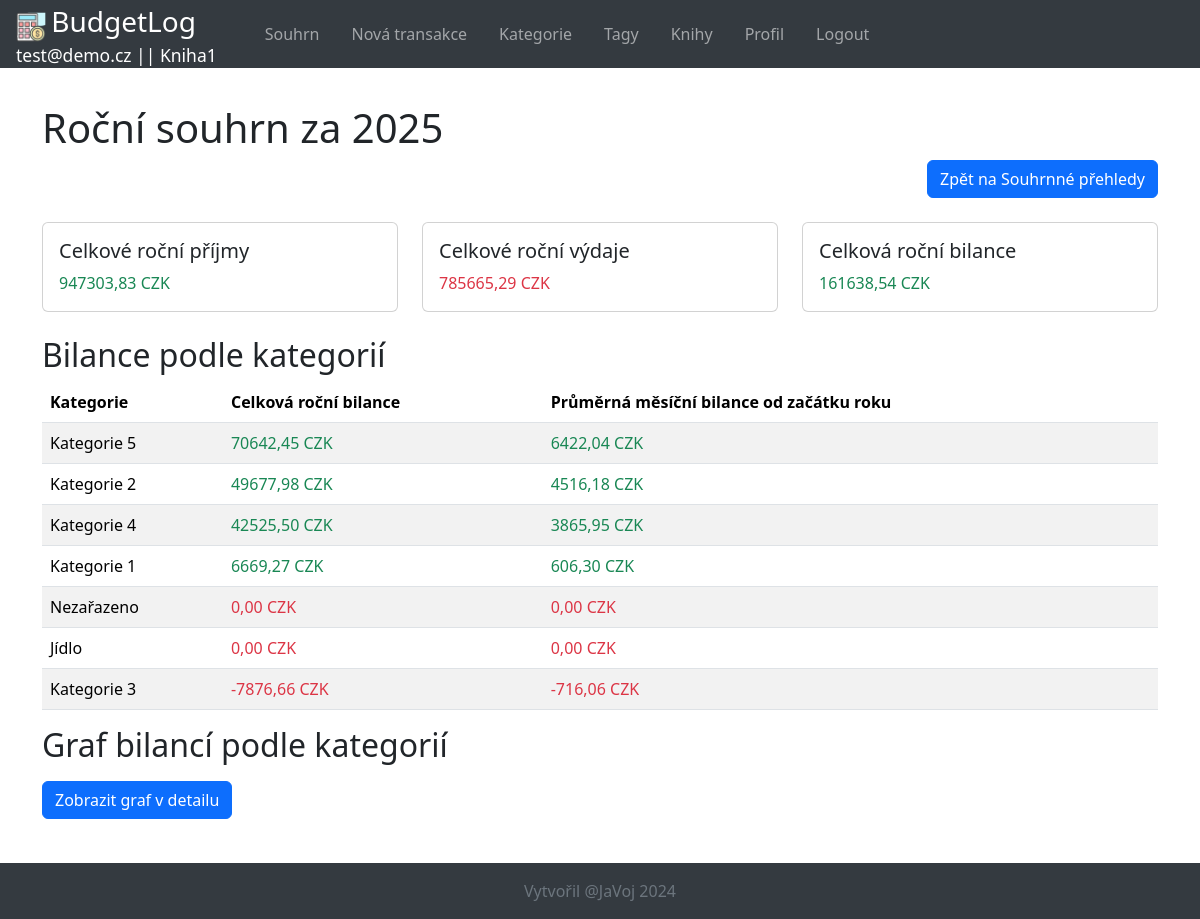
The app's page /dashboard/year/2025/ (signed in) with its own data.
### budgetlog/models.py (models this page shows, shortened)
class AppUser(AbstractBaseUser):
    email = models.EmailField(max_length=100, unique=True)
    is_admin = models.BooleanField(default=False)
    is_active = models.BooleanField(default=True)
    class Meta:
        verbose_name = "Uživatel"
        verbose_name_plural = "Uživatelé"
    objects = UserManager()
    USERNAME_FIELD = "email"

class Book(models.Model):
    name = models.CharField(max_length=100, verbose_name="Jméno knihy", help_text="Uveďte jméno knihy")
    description = models.TextField(null=True, blank=True, verbose_name="Popis knihy",
                                   help_text="Popis knihy (volitelný)")
    owner = models.ForeignKey(AppUser, on_delete=models.CASCADE, related_name='books',
                              verbose_name="Majitel", help_text="Majitel knihy")
    class Meta:
        verbose_name = "Kniha"
        verbose_name_plural = "Knihy"
        constraints = [
            models.UniqueConstraint(fields=['name', 'owner'], name='unique_book_name_owner')
        ]
    object_plural_genitiv = "knih"
    object_singular_akluzativ = "knihu"

class Category(models.Model):
    name = models.CharField(max_length=200, verbose_name="Název",
                            help_text="Uveď název kategorie pro transakce (např. potraviny, doprava, zábava)")
    color = models.CharField(max_length=7, default='#000000', verbose_name="Barva kategorie",
                             help_text="Barva kategorie pro zobrazení v grafu ročního přehledu")
    description = models.TextField(null=True, blank=True, verbose_name="Popis",
                                   help_text="Detailnější popis kategorie pro transakce (volitelný)")
    book = models.ForeignKey(Book, on_delete=models.CASCADE, verbose_name="Kniha", related_name='categories',
                             help_text="Vyberte knihu, ke které patří tato kategorie")
    is_default = models.BooleanField(default=False)  # Přidání příznaku pro výchozí kategorii, hodnota True umožní nesmazatelnost
    class Meta:
        verbose_name = "Kategorie"
        verbose_name_plural = "Kategorie"
        constraints = [
            models.UniqueConstraint(fields=['name', 'book'], name='unique_category_name_book')
        ]
    object_plural_genitiv = "kategorií"
    object_singular_akluzativ = "kategorii"

### budgetlog/views.py (the view)
# urls.py: path('dashboard/year/<int:year>/', views.YearDetailView.as_view(), name='year-detail'),
class YearDetailView(LoginRequiredMixin, BookContextMixin, TransactionSummaryMixin, TemplateView):
    template_name = 'budgetlog/yearly_detail.html'
    def get_context_data(self, year, **kwargs):
        context = super().get_context_data(**kwargs)
        current_book = self.get_current_book()
        transactions = Transaction.objects.filter(book=current_book, datestamp__year=year)
        total_income, total_expense, total_balance = self.calculate_totals(transactions)
        months, category_summaries, monthly_balances = self.get_yearly_category_summaries(year)
        category_data = []
        for category in category_summaries:
            category_data.append({
                'name': category.name,
                'color': category.color
            })
        monthly_data = {}
        for category in category_summaries:
            monthly_data[category.name] = [monthly_balances[category.name].get(month, 0) for month in months]
        context.update({
            'year': year,
            'category_summaries': category_summaries,
            'months': months,
            'monthly_balances': monthly_balances,
            'total_income': total_income,
            'total_expense': total_expense,
            'total_balance': total_balance,
            'categories_json': json.dumps(category_data),
            'months_json': json.dumps([format(month, 'F') for month in months]),
            'monthly_data_json': json.dumps(monthly_data),
        })
        return context
    def get_yearly_category_summaries(self, year):
        current_book = self.get_current_book()
        transactions = Transaction.objects.filter(book=current_book, datestamp__year=year)
        month_count = date.today().month if year == date.today().year else 12
        category_summaries = Category.objects.filter(book=current_book).annotate(
            total=Coalesce(
                Sum(
                    Case(
                        When(transaction__type='expense', then=-F('transaction__amount')),
                        default=F('transaction__amount'),
                        output_field=DecimalField()
                    ),
                    filter=Q(transaction__datestamp__year=year),
                    output_field=DecimalField()
                ),
                Decimal('0')
            ),
            monthly_average=Coalesce(
                Sum(
                    Case(
                        When(transaction__type='expense', then=-F('transaction__amount')),
                        default=F('transaction__amount'),
                        output_field=DecimalField()
                    ),
                    filter=Q(transaction__datestamp__year=year),
                    output_field=DecimalField()
                ) / month_count,
                Decimal('0')
            )
        ).order_by('-total')
        months = transactions.dates('datestamp', 'month', order='ASC')
        monthly_balances = {category.name: {} for category in category_summaries}
        for month in months:
            month_balances = Category.objects.filter(book=current_book).annotate(
                monthly_total=Coalesce(
                    Sum(
                        Case(
                            When(transaction__type='expense', then=-F('transaction__amount')),
                            default=F('transaction__amount'),
                            output_field=DecimalField()
                        ),
                        filter=Q(transaction__datestamp__year=year, transaction__datestamp__month=month.month),
                        output_field=DecimalField()
                    ),
                    Decimal('0')
                )
            ).order_by('-monthly_total')
            for balance in month_balances:
                monthly_balances[balance.name][month] = float(balance.monthly_total)
        return months, category_summaries, monthly_balances

### budgetlog/views.py (called while the page is built)
    def get_current_book(self):
        if not self.current_book:
            current_book_id = self.request.session.get('current_book_id')
            if current_book_id:
                self.current_book = Book.objects.filter(id=current_book_id, owner=self.request.user).first()
        return self.current_book

    def get_context_data(self, **kwargs):
        context = super().get_context_data(**kwargs)
        current_book = self.get_current_book()
        context.update({
            'all_books': Book.objects.filter(owner=self.request.user),
            'current_book': current_book
        })
        return context

    @staticmethod
    def calculate_totals(filtered_qs):
        totals = filtered_qs.aggregate(
            total_income=Coalesce(Sum('amount', filter=Q(type='income'), output_field=DecimalField()), Decimal('0')),
            total_expense=Coalesce(Sum('amount', filter=Q(type='expense'), output_field=DecimalField()), Decimal('0'))
        )
        total_income = totals['total_income']
        total_expense = totals['total_expense']
        total_balance = total_income - total_expense
        return float(total_income), float(total_expense), float(total_balance)

### budgetlog/templates/budgetlog/yearly_detail.html (shortened to what this page needs)
{% extends "base_generic.html" %}
{% load static %}
{% block content %}
<h1>Roční souhrn za {{ year }}</h1>
<div class="d-grid gap-2 d-md-flex justify-content-md-end">
    <a href="{% url 'dashboard' %}" class="btn btn-primary">Zpět na Souhrnné přehledy</a>
</div>
<br>
<div class="row mb-4">
    <div class="col-md-4">
        <div class="card">
            <div class="card-body">
                <h5 class="card-title">Celkové roční příjmy</h5>
                <p class="card-text text-success">{{ total_income|floatformat:2 }} CZK</p>
            </div>
        </div>
    </div>
    <div class="col-md-4">
        <div class="card">
            <div class="card-body">
                <h5 class="card-title">Celkové roční výdaje</h5>
                <p class="card-text text-danger">{{ total_expense|floatformat:2 }} CZK</p>
            </div>
        </div>
    </div>
    <div class="col-md-4">
        <div class="card">
            <div class="card-body">
                <h5 class="card-title">Celková roční bilance</h5>
                <p class="card-text">
                    {% if total_balance > 0 %}
                        <span class="text-success">{{ total_balance|floatformat:2 }} CZK</span>
                    {% else %}
                        <span class="text-danger">{{ total_balance|floatformat:2 }} CZK</span>
                    {% endif %}
                </p>
            </div>
        </div>
    </div>
</div>
<h2>Bilance podle kategorií</h2>
<table class="table table-striped">
    <thead>
        <tr>
            <th>Kategorie</th>
            <th>Celková roční bilance</th>
            <th>Průměrná měsíční bilance od začátku roku</th>
        </tr>
    </thead>
    <tbody>
        {% for category in category_summaries %}
            <tr>
                <td>{{ category.name }}</td>
                <td>
                    {% if category.total > 0 %}
                        <span class="text-success">{{ category.total|floatformat:2 }} CZK</span>
                    {% else %}
                        <span class="text-danger">{{ category.total|floatformat:2 }} CZK</span>
                    {% endif %}
                </td>
                <td>
                    {% if category.monthly_average > 0 %}
                        <span class="text-success">{{ category.monthly_average|floatformat:2 }} CZK</span>
                    {% else %}
                        <span class="text-danger">{{ category.monthly_average|floatformat:2 }} CZK</span>
                    {% endif %}
                </td>
            </tr>
        {% endfor %}
    </tbody>
</table>
<div>
    <h2>Graf bilancí podle kategorií</h2>
    <div class="d-grid gap-2 mb-3 mt-3 d-md-block">
        <button id="openModalButton" class="btn btn-primary">Zobrazit graf v detailu</button>
    </div>
</div>
{% endblock %}

### budgetlog/templates/base_generic.html (shortened to what this page needs)
<!DOCTYPE html>
<html lang="cs">
<head>
    {% load static %}
    {% load crispy_forms_tags %}
    <link rel="stylesheet" href="{% static 'css/bootstrap.min.css' %}">
    <link rel="stylesheet" href="{% static 'css/styles.css' %}">
</head>
<body class="d-flex flex-column min-vh-100">
    <header>
        <nav class="navbar navbar-expand-lg navbar-dark bg-dark fixed-top">
            <a class="navbar-brand">
                <div class="py-0 px-3 bg-dark">
                    <img src="{% static 'pics/Optima-GFX-free-icon_calculator_coin_dollar_money.png' %}" alt="logo" width="30" height="30" class="d-inline-block align-center">
                    <span class="fs-3">BudgetLog</span>
                    {% if request.user.is_authenticated %}
                        <div class="d-flex justify-content-between align-items-center">
                            <span class="small">{{ request.user.email }} |</span>
                            {% if current_book %}
                                <span class="small">| {{ current_book.name }}</span>
                            {% else %}
                                <span class="small">| Kniha není vybrána</span>
                            {% endif %}
                        </div>
                    {% endif %}
                </div>
            </a>
            <div class="collapse navbar-collapse" id="navbarNav">
                {% if request.user.is_authenticated %}
                    <ul class="navbar-nav">
                        {% if current_book %}
                            <li class="nav-item">
                                <a class="nav-link" href="{% url 'dashboard' %}">Souhrn</a>
                            </li>
                            <li class="nav-item">
                                <a class="nav-link" href="{% url 'transaction-add' %}">Nová transakce</a>
                            </li>
                            <li class="nav-item">
                                <a class="nav-link" href="{% url 'category-list' %}">Kategorie</a>
                            </li>
                            <li class="nav-item">
                                <a class="nav-link" href="{% url 'tag-list' %}">Tagy</a>
                            </li>
                        {% endif %}
                        <li class="nav-item">
                            <a class="nav-link" href="{% url 'book-list' %}">Knihy</a>
                        </li>
                        <li class="nav-item">
                            <a class="nav-link" href="{% url 'profile' %}">Profil</a>
                        </li>
                        <li class="nav-item">
                            <a class="nav-link" href="{% url 'logout' %}">Logout</a>
                        </li>
                    </ul>
                {% endif %}
            </div>
        </nav>
    </header>
    <main class="flex-shrink-0">
        <div class="container">
            {% block content %}{% endblock %}
        </div>
    </main>
    <footer class="footer py-3 bg-dark">
        <div class="container text-center">
            <span class="text-muted">Vytvořil @JaVoj 2024</span>
        </div>
    </footer>
</body>
</html>

### budgetlog/static/css/styles.css (style rules this page uses)
.bg-dark { background-color: #343a40 !important; color: white; }
main { padding-bottom: 28px; padding-top: 104px; }
.navbar { --bs-navbar-padding-y: 0rem; --bs-navbar-brand-padding-y: 0rem; }
.navbar-nav .nav-item .nav-link { padding-left: 1rem; padding-right: 1rem; }
.footer { text-align: center; margin-top: auto; background-color: #f8f9fa; }
.text-muted { color: #6c757d !important; }

### records on screen
AppUser: user.email "test@demo.cz"
Book: name "Kniha1"
Category: name "Kategorie 5", total "70642,45", monthly_average "6422,04"
Category: name "Kategorie 2", total "49677,98", monthly_average "4516,18"
Category: name "Kategorie 4", total "42525,50", monthly_average "3865,95"
Category: name "Kategorie 1", total "6669,27", monthly_average "606,30"
Category: name "Nezařazeno", total "0,00", monthly_average "0,00"
Category: name "Jídlo", total "0,00", monthly_average "0,00"
Category: name "Kategorie 3", total "-7876,66", monthly_average "-716,06"

### other values on screen
{{ year }} "2025"
{{ total_income|floatformat:2 }} "947303,83"
{{ total_expense|floatformat:2 }} "785665,29"
{{ total_balance|floatformat:2 }} "161638,54"
